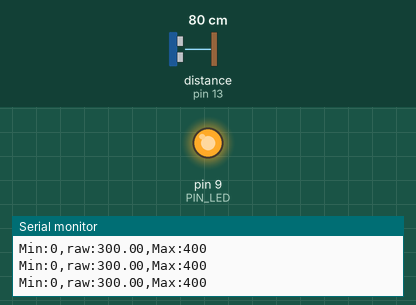
Bench run of a sketch on a simulated Arduino Uno, built with avr-gcc and run on an emulated ATmega328P. On the bench: output pins drawn as LEDs (lit = HIGH), the last lines printed to the serial monitor. Wiring (inferred from the names in the program): ultrasonic range finder: trigger pin 12; echo pin 13. The test bench sets the inputs (shaded band); at power-on: distance to the obstacle (sensor on pin 13) 80 cm. The echo pulse lasts 58.3 µs per cm; pins used as bus, display or sensor lines are not drawn.

Above: at 1.2 s.
1.3 s: distance to the obstacle (sensor on pin 13) set to 32 cm
2.8 s: distance to the obstacle (sensor on pin 13) set to 26 cm
At 3.9 s:
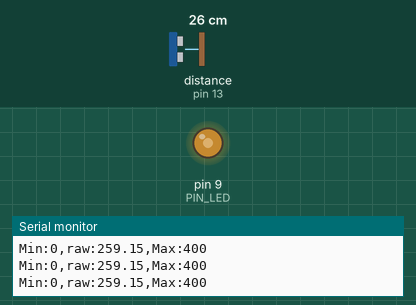
4.3 s: distance to the obstacle (sensor on pin 13) set to 2 cm
At 5.0 s:
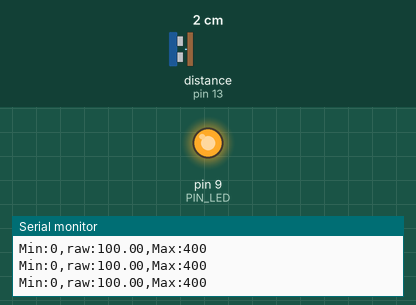
5.8 s: distance to the obstacle (sensor on pin 13) set to 18 cm
At 6.2 s:
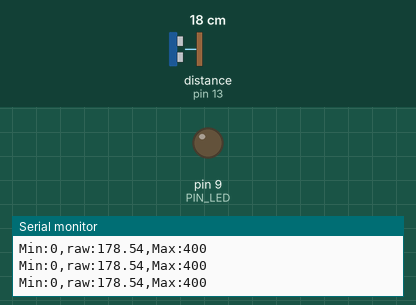
7.3 s: distance to the obstacle (sensor on pin 13) set to 14 cm
At 8.5 s:
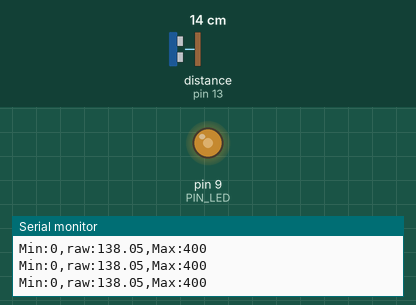
8.8 s: distance to the obstacle (sensor on pin 13) set to 4 cm
At 9.6 s:
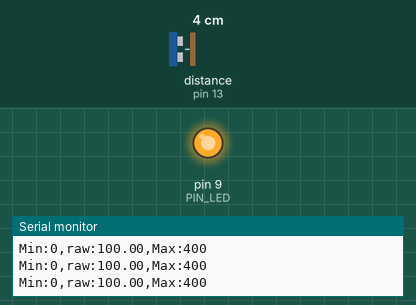
Timing chart, 0 to 11.3 s (numbered marks = the images above; inputs shaded):
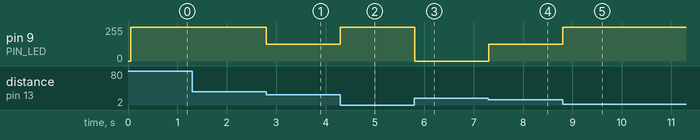

The sketch:

08_example_3.ino
```cpp
// Arduino pin assignment
#define PIN_LED 9
#define PIN_TRIG 12
#define PIN_ECHO 13

// configurable parameters
#define SND_VEL 346.0 // sound velocity at 24 celsius degree (unit: m/s)
#define INTERVAL 50 // sampling interval (unit: ms)
#define _DIST_MIN 100 // minimum distance to be measured (unit: mm)
#define _DIST_MAX 300 // maximum distance to be measured (unit: mm)

// global variables
float timeout; // unit: us
float dist_min, dist_max, dist_raw; // unit: mm
unsigned long last_sampling_time; // unit: ms
float scale; // used for pulse duration to distance conversion

void setup() {
// initialize GPIO pins
  pinMode(PIN_LED,OUTPUT);
  pinMode(PIN_TRIG,OUTPUT);
  digitalWrite(PIN_TRIG, LOW);
  pinMode(PIN_ECHO,INPUT);

// initialize USS related variables
  dist_min = _DIST_MIN;
  dist_max = _DIST_MAX;
  timeout = (INTERVAL / 2) * 1000.0; // precalculate pulseIn() timeout value. (unit: us)
  dist_raw = 0.0; // raw distance output from USS (unit: mm)
  scale = 0.001 * 0.5 * SND_VEL;

// initialize serial port
  Serial.begin(115200);

// initialize last sampling time
  last_sampling_time = 0;
}

void loop() {
// wait until next sampling time.
// millis() returns the number of milliseconds since the program started. Will overflow after 50 days.
  if(millis() < last_sampling_time + INTERVAL) return;

// get a distance reading from the USS
  dist_raw = USS_measure(PIN_TRIG,PIN_ECHO);

// output the read value to the serial port
  Serial.print("Min:0,");
  Serial.print("raw:");
  Serial.print(dist_raw);
  Serial.print(",");
  Serial.println("Max:400");


// turn on the LED if the distance is between dist_min and dist_max
  if(dist_raw == dist_min || dist_raw == dist_max) {
    analogWrite(PIN_LED, 255);
  }
  else if(dist_raw < 150 || dist_raw > 250){
    analogWrite(PIN_LED, 126);
  }
  else {
    analogWrite(PIN_LED, 0);
  }


// update last sampling time
  last_sampling_time += INTERVAL;
}

// get a distance reading from USS. return value is in millimeter.
float USS_measure(int TRIG, int ECHO)
{
  float reading;
  digitalWrite(TRIG, HIGH);
  delayMicroseconds(10);
  digitalWrite(TRIG, LOW);
  reading = pulseIn(ECHO, HIGH, timeout) * scale; // unit: mm
  if(reading > dist_max) reading = dist_max; // return 0 when out of range.
  else if (reading < dist_min) reading = dist_min;
  return reading;
  // Pulse duration to distance conversion example (target distance = 17.3m)
  // - round trip distance: 34.6m
  // - expected pulse duration: 0.1 sec, or 100,000us
  // - pulseIn(ECHO, HIGH, timeout) * 0.001 * 0.5 * SND_VEL
  //           = 100,000 micro*sec * 0.001 milli/micro * 0.5 * 346 meter/sec
  //           = 100,000 * 0.001 * 0.5 * 346 * micro * sec * milli * meter
  //                                           ----------------------------
  //                                           micro * sec
  //           = 100 * 173 milli*meter = 17,300 mm = 17.3m
  // pulseIn() returns microseconds.
}
```

Measured:
- the behaviour switches between 31 and 30 cm on distance to the obstacle (sensor on pin 13) (found by bisection; images 0 and 1)
- the behaviour switches between 16 and 15 cm on distance to the obstacle (sensor on pin 13) (found by bisection; images 3 and 4)
- after the input at 2.8 s, pin 9 (PIN_LED): 255/255 → 126/255 at once
- after the input at 4.3 s, pin 9 (PIN_LED): 126/255 → 255/255 at once
- after the input at 5.8 s, pin 9 (PIN_LED): 255/255 → 0/255 at once
- after the input at 7.3 s, pin 9 (PIN_LED): 0/255 → 126/255 at once
- after the input at 8.8 s, pin 9 (PIN_LED): 126/255 → 255/255 at once
